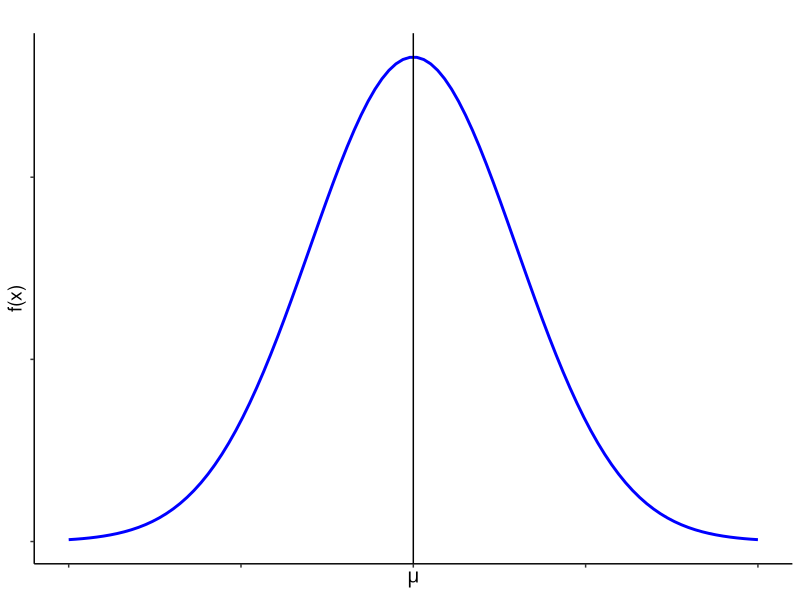
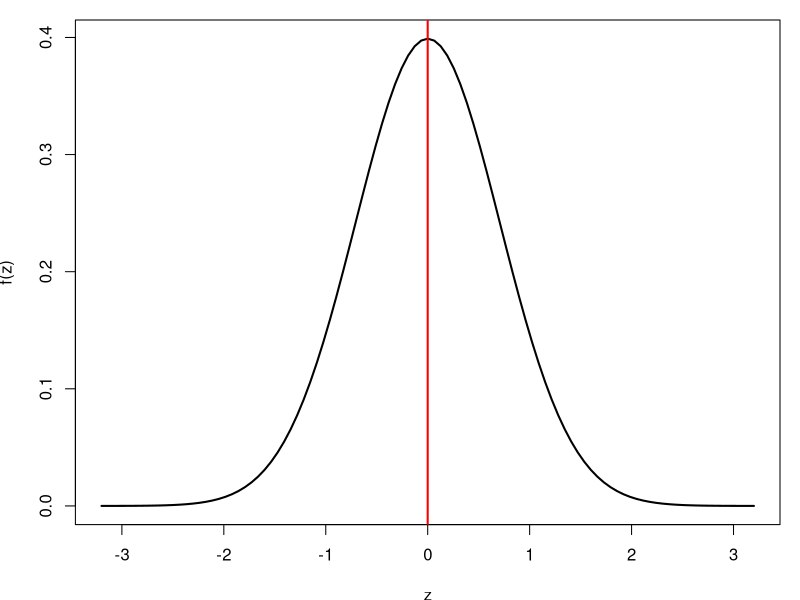
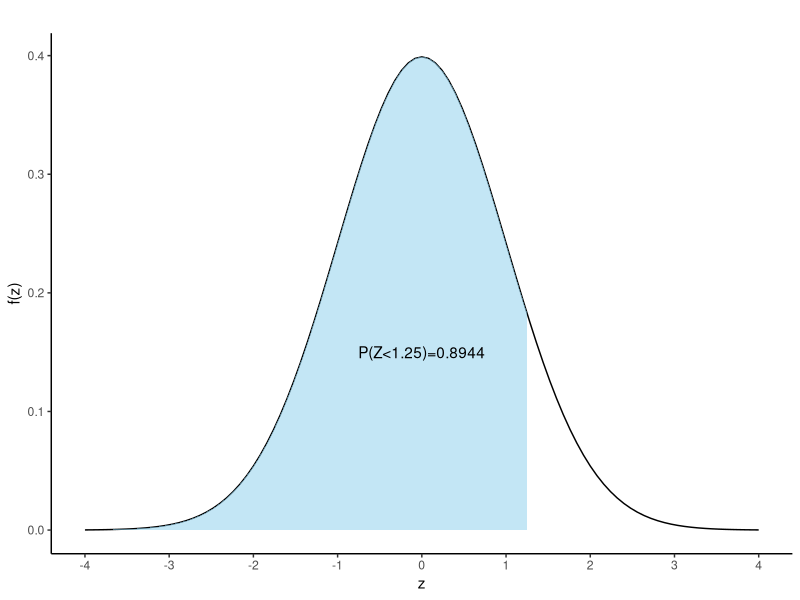
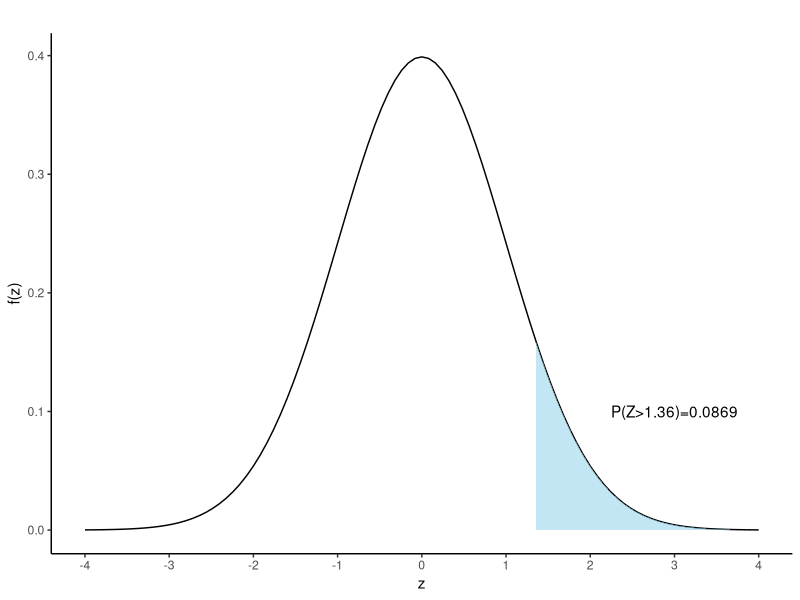
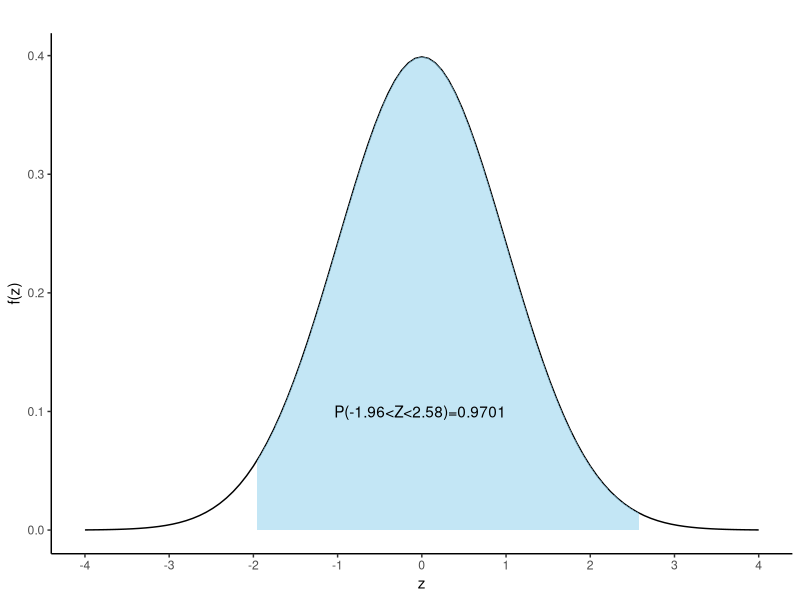

These charts were generated, in order, by the following R code:
## ---- chunk 1
#| label: fig-normalpdf
#| fig-cap: "Normal Curve"
#| fig-align: left

library(tidyverse)

# Create a sequence of x values
x <- seq(10, 30, length = 100)

# Calculate the y values for the normal distribution
y <- dnorm(x,20,3)

# Create a data frame
data <- data.frame(x, y)


ggplot(data, aes(x = x, y = y)) +
  geom_line(color = "blue",lwd=1) +
  labs(title = " ", 
  x=expression(mu), y = "f(x)")+
  geom_vline(xintercept=20)+
  theme_classic()+
  theme(axis.text=element_blank(),
        axis.title = element_text(size = 14),
        plot.title = element_text(hjust = 0.5)
        )->normal.curve
normal.curve  
## ---- chunk 2
#| label: fig-zcurve
#| fig-align: left
#| fig-cap: "Standard normal curve"

par(mar = c(3.77, 3.77, 1, 1))

fz=function(x) {(1/sqrt(2*pi))*exp(-x^2)}

curve(fz,from = -3.2, to = 3.2,
      xlab = "z",ylab = "f(z)",lwd=2)

abline(v = 0, col = "red", lwd = 2)



## ---- chunk 3
#| label: fig-areaz
#| fig-cap: "Area under standard normal curve for Z<1.25"
#| fig-align: left

# Load ggplot2 package
library(ggplot2)

# Define the mean and standard deviation
mean <- 0
sd <- 1

# Define the shading bounds for the central 95% interval
lower <- -1.96  # Lower bound (e.g., -1.96 for 95% CI)
upper <- 1.96   # Upper bound (e.g., 1.96 for 95% CI)

# Create a data frame to specify the x range
x_range <- data.frame(x = c(-4, 4))

# Create the plot
ggplot(x_range, aes(x)) +
  scale_x_continuous(breaks = seq(-4,4,1)) +
  # Plot the normal distribution curve
  stat_function(fun = dnorm, args = list(mean = mean, sd = sd)) +
  
  # Shade the area under the curve between the lower and upper bounds
  stat_function(fun = dnorm, args = list(mean = mean, sd = sd), geom = "area", 
                xlim = c(-4, 1.25), fill = "skyblue", alpha = 0.5) +
  
  # Labels and theme
  labs(x = "z", y = "f(z)", title = "") +
  theme_classic()+
  annotate("text",x=0,y=0.15,label="P(Z<1.25)=0.8944")

## ---- chunk 4
#| label: fig-areaz2
#| fig-cap: "Area under standard normal curve for Z>1.36"
#| fig-align: left

# Create the plot
ggplot(x_range, aes(x)) +
  scale_x_continuous(breaks = seq(-4,4,1)) +
  # Plot the normal distribution curve
  stat_function(fun = dnorm, args = list(mean = 0, sd = 1)) +
  
  # Shade the area under the curve between the lower and upper bounds
  stat_function(fun = dnorm, args = list(mean = mean, sd = sd), geom = "area", xlim = c(1.36, 4), fill = "skyblue", alpha = 0.5) +
  
  # Labels and theme
  labs(x = "z", y = "f(z)", title = "") +
  theme_classic()+
  annotate("text",x=3,y=0.1,label="P(Z>1.36)=0.0869")
## ---- chunk 5
#| label: fig-areaz3
#| fig-cap: "Area under standard normal curve for -1.96<Z<2.58"
#| fig-align: left

# Create the plot
ggplot(x_range, aes(x)) +
  scale_x_continuous(breaks = seq(-4,4,1)) +
  # Plot the normal distribution curve
  stat_function(fun = dnorm, args = list(mean = 0, sd = 1)) +
  
  # Shade the area under the curve between the lower and upper bounds
  stat_function(fun = dnorm, args = list(mean = mean, sd = sd), geom = "area", xlim = c(-1.96, 2.58), fill = "skyblue", alpha = 0.5) +
  
  # Labels and theme
  labs(x = "z", y = "f(z)", title = "") +
  theme_classic()+
  annotate("text",x=-.02,y=.1,label="P(-1.96<Z<2.58)=0.9701")
